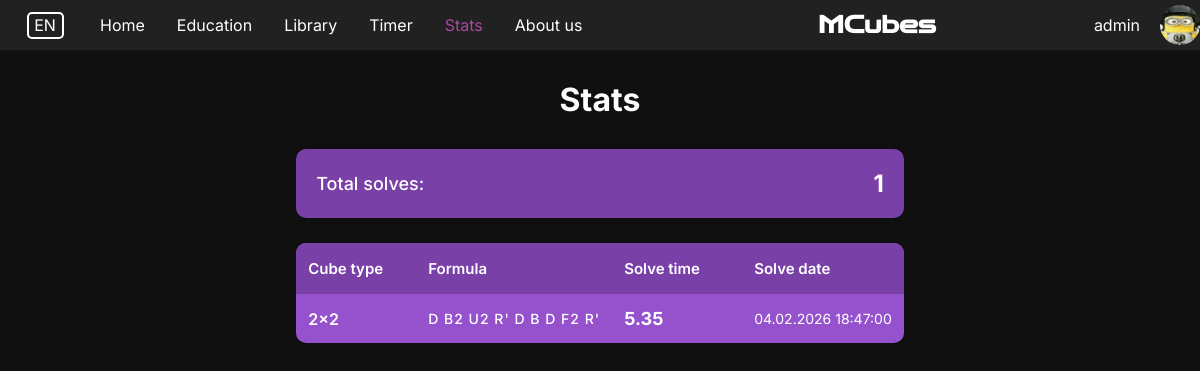
The page /stats/history/ (signed in) on the database as committed earlier.
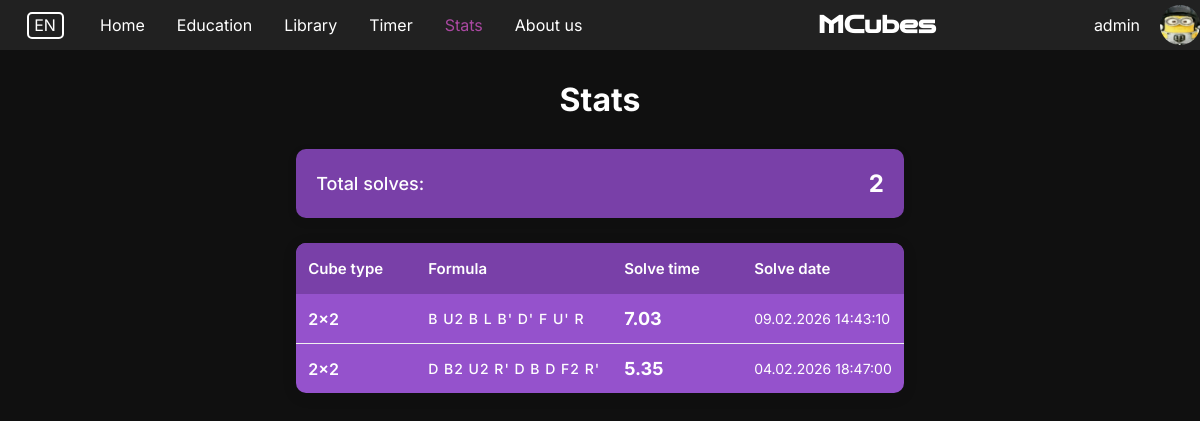
The same page on the database as committed later.
### rubik_timer/models.py (models this page shows, shortened)
class Solve(models.Model):
    CUBE_TYPES = [
        ('2x2', '2x2'),
        ('3x3', '3x3'),
        ('4x4', '4x4'),
        ('pyraminx', 'Пираминкс'),
    ]
    user = models.ForeignKey(
        settings.AUTH_USER_MODEL,
        on_delete=models.CASCADE,
        related_name='solves'
    )
    cube_type = models.CharField(max_length=20, choices=CUBE_TYPES, default='2x2')
    scramble = models.CharField(max_length=200)  # формула перемешивания
    solve_time = models.FloatField()  # время в секундах
    solved_at = models.DateTimeField(default=timezone.now)
    class Meta:
        ordering = ['-solved_at']
        db_table = 'rubik_timer_solve'
    def formatted_time(self):
        minutes = int(self.solve_time // 60)
        seconds = self.solve_time % 60
        return f"{minutes:02d}:{seconds:05.2f}" if minutes > 0 else f"{seconds:.2f}"

### stats/views.py (the view)
# urls.py: path('history/', views.history_view, name='history'),
@login_required
def history_view(request):
    solves = Solve.objects.filter(user=request.user).order_by('-solved_at')
    return render(request, 'stats/history.html', {
        'solves': solves,
    })

### stats/templates/stats/history.html (shortened to what this page needs)
{% extends 'base.html' %}
{% load static %}
{% load i18n %}
{% block extra_css %}
<link rel="stylesheet" href="{% static 'stats/css/history.css' %}">
{% endblock %}
{% block content %}
<div class="history-container">
    <h1 class="text">{% trans "Stats" %}</h1>
    {% if solves %}
    <div class="stats-summary">
        <div class="summary-item">
            <span class="label">{% trans "Total solves:" %}</span>
            <span class="value">{{ solves.count }}</span>
        </div>
    </div>
    <div class="table-container">
        <table class="history-table">
            <thead>
                <tr>
                    <th>{% trans "Cube type" %}</th>
                    <th>{% trans "Formula" %}</th>
                    <th>{% trans "Solve time" %}</th>
                    <th>{% trans "Solve date" %}</th>
                </tr>
            </thead>
            <tbody>
                {% for solve in solves %}
                <tr>
                    <td class="cube-type">{{ solve.get_cube_type_display }}</td>
                    <td class="scramble">{{ solve.scramble }}</td>
                    <td class="solve-time">{{ solve.formatted_time }}</td>
                    <td class="solve-date">{{ solve.solved_at|date:"d.m.Y H:i:s" }}</td>
                </tr>
                {% endfor %}
            </tbody>
        </table>
    </div>
    {% endif %}
</div>
{% endblock %}

Rows that differ between the two databases and show on the page:
added Solve: cube_type "2x2", scramble "B U2 B L B' D' F U' R", formatted_time "7.03", solved_at "09.02.2026 14:43:10"
Other text that changed with them:
{{ solves.count }}: "1" → "2"
